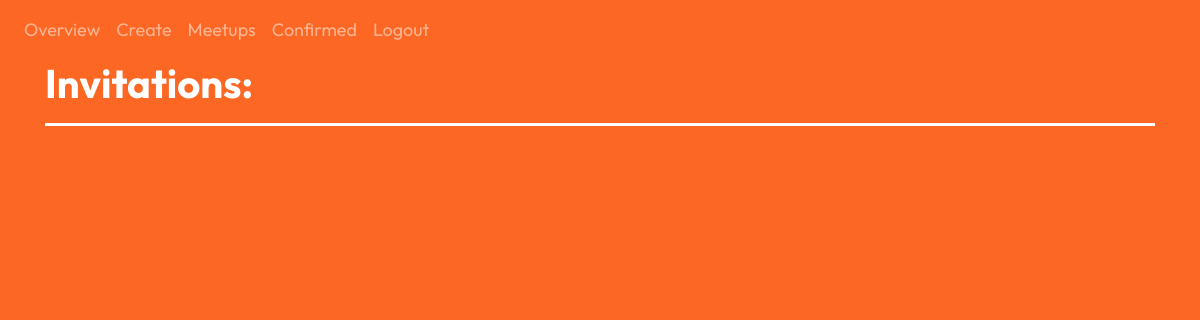
Page /view_meetups (signed in) on the earlier database version.
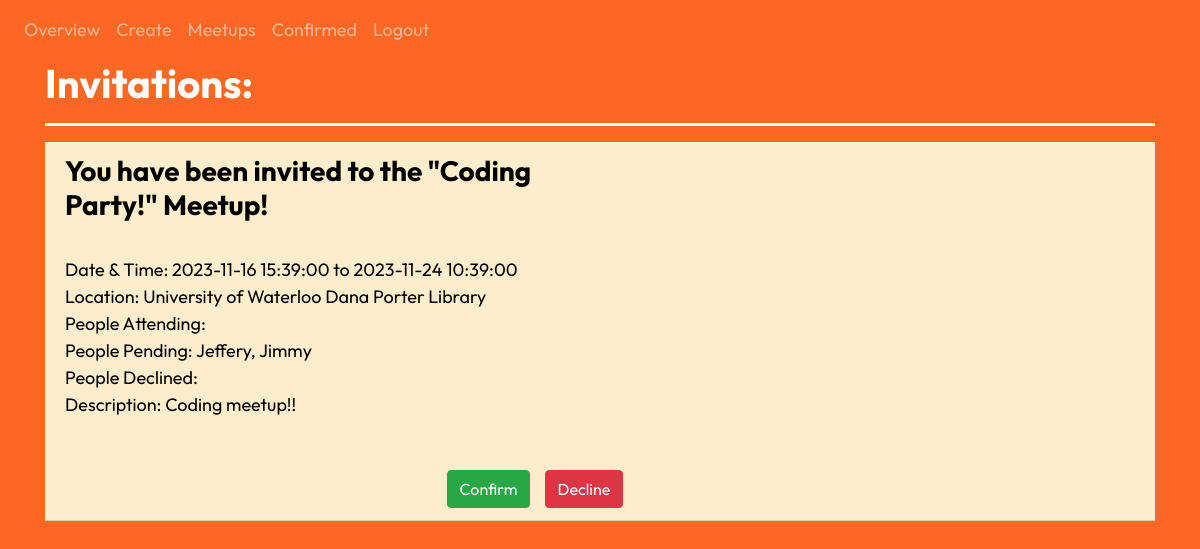
Same page on the later database version.
### website/models.py (models this page shows)
class Meetup(db.Model):
    id = db.Column(db.Integer, primary_key=True)
    date_created = db.Column(db.DateTime(timezone=True), default=func.now()) # gets current date and time, store it as date
    date_meetup = db.Column(db.DateTime)
    date_end = db.Column(db.DateTime)
    title = db.Column(db.String(10000))
    location = db.Column(db.String(10000))
    fullAddress = db.Column(db.String(10000))
    locationCommonName = db.Column(db.String(10000))
    lat = db.Column(db.Float)
    lng = db.Column(db.Float)
    description = db.Column(db.String(10000))
    invitations = db.Column(db.String(10000))
    confirmed = db.Column(db.String(10000))
    declined = db.Column(db.String(10000))
    owner = db.Column(db.Integer)

### website/views.py (the view)
@views.route('/view_meetups', methods=['GET', 'POST']) #decorator: whenever you go to the / URL, whatever in hom() will run
@login_required
def view_meetups():
    invites = "" # create a string of people who were invited but not confirmed
    confirmation = "" # create a string of people who have confirmed
    confirmSearch = " " + str(current_user.id) + " "
    firstInv = True
    firstConf = True
    meetupList = []
    for meetup in current_user.meetups: # go through all the current user's meetups
        if meetup.confirmed.find(confirmSearch) == -1:
            meetupList.append({'id': meetup.id, 'lat': meetup.lat, 'lng': meetup.lng, 'locationName': meetup.locationCommonName, 'address': meetup.fullAddress})
        invites = invites + "   " # add 3 spaces to show a new meetup
        confirmation = confirmation + "   "
        firstInv = True
        firstConf = True
        for user in meetup.user: # cycle through the users with a relationship with that meetup
            userSearch = " " + str(user.id) + " "
            if meetup.confirmed.find(userSearch)  != -1: # if the user has confirmed
                if firstConf:   # if its the first confirmation for the meetup. add their name
                    confirmation  = confirmation + user.first_name
                    firstConf = False
                else: # if its not the first confirmation, add a comma
                    confirmation  = confirmation + ", " + user.first_name
            else: # if the user has not confirmed yet, add them to the invite list
                if firstInv:
                    invites  = invites + user.first_name
                    firstInv = False
                else:
                    invites  = invites + ", " + user.first_name
    inviteList = invites.split("   ") # create an list of meetups, inside of which are the people invitied to it
    confirmationList = confirmation.split("   ") # create an list of meetups, inside of which are the people who confirmed to it
    return render_template("view_meetups.html", user=current_user, inviteList = inviteList, confirmSearch = confirmSearch, confirmationList = confirmationList, meetupList = meetupList)

### website/__init__.py (called while the page is built)
@login_manager.user_loader
def load_user(id):
    return User.query.get(int(id))

### website/templates/view_meetups.html (shortened to what this page needs)
{% extends "base.html" %} {% block title %}View Meetups{% endblock %} {% block
content %}
<h1 align="left"><b>Invitations:</b></h1>
<hr />
<ul class="list-group list-group-flush" id="notes">
  {% set ns = namespace(inviteNumber=1) %}
  {% for meetup in user.meetups: %}
  {%if meetup.confirmed.find(confirmSearch) == -1%}
  <li class="list-group-item  meetup-display">
    <div class="row">
      <div class="col-md-6">
      <h3><b>You have been invited to the "{{ meetup.title }}" Meetup!</b></h3><br />
    Date & Time: {{ meetup.date_meetup}} to {{ meetup.date_end }}<br />
    Location: {{meetup.locationCommonName}}<br />
    People Attending: {{confirmationList[ns.inviteNumber]}}<br />
    People Pending: {{inviteList[ns.inviteNumber]}}<br />
    People Declined: {{meetup.declined}}<br />
    Description: {{meetup.description}}<br /></div>
    <div class="col-md-6"><div id = "map{{ meetup.id }}" class = "map" style="height: 300px"></div>
  </div></div>
  <div class="row mt-3" style="margin-left: 35%">
    <button
      type="button"
      class="btn btn-success float-right button-margin"
      onClick="confirmMeetup({{meetup.id}})"
    >
      <span aria-hidden="true">Confirm</span>
    </button>
    {% if user.id == meetup.owner %}
    <button
      type="button"
      class="btn btn-success float-right button-margin"
      data-toggle="modal"
      data-target={{"#inviteModal" + meetup.id|string}}
    >
      <span aria-hidden="true">Invite</span>
    </button>
    <div
      class="modal fade"
      id={{"inviteModal" + meetup.id|string}}
      tabindex="-1"
      role="dialog"
      aria-labelledby="inviteModal"
      aria-hidden="true"
    >
      <div class="modal-dialog" role="document">
        <div class="modal-content">
          <div class="modal-header">
            <h5 class="modal-title" id="inviteModalLabel">Invite</h5>
            <button
              type="button"
              class="close"
              data-dismiss="modal"
              aria-label="Close"
            >
              <span aria-hidden="true">&times;</span>
            </button>
          </div>
          <div class="modal-body">
            <form onkeydown="return event.key != 'Enter';">
              <div class="form-group">
                <label for={{"invite-user" + meetup.id|string}} class="col-form-label"
                  >Please enter the emails of additionally users you would like to invite seperated by a space: {{meetup.id}}</label
                >
                <input type="text" class="form-control" id={{"invite-user" + meetup.id|string}} placeholder="e.g. Bob72@gmail.com Stacy6@hotmail John77@gmail.com"/>
              </div>
            </form>
          </div>
          <div class="modal-footer">
            <button
              type="button"
              class="btn btn-secondary"
              data-dismiss="modal"
              aria-label="Close"
            >
              Close
            </button>
            <button
              type="button"
              class="btn btn-primary button-margin"
              onClick="invite({{meetup.id}}, '/view_meetups')"
              data-dismiss="modal"
              aria-label="Confirm"
            >
              Confirm
            </button>
          </div>
        </div>
      </div>
    </div>
    <button
      type="button"
      class="btn btn-warning float-right button-margin"
      data-toggle="modal"
      data-target={{"#ownerModal" + meetup.id|string}}
    >
      <span aria-hidden="true">Transfer</span>
    </button>
    <div
      class="modal fade"
      id={{"ownerModal" + meetup.id|string}}
      tabindex="-1"
      role="dialog"
      aria-labelledby="ownerModal"
      aria-hidden="true"
    >
      <div class="modal-dialog" role="document">
        <div class="modal-content">
          <div class="modal-header">
            <h5 class="modal-title" id="ownerModalLabel">Transfer Ownership</h5>
            <button
              type="button"
              class="close"
              data-dismiss="modal"
              aria-label="Close"
            >
              <span aria-hidden="true">&times;</span>
            </button>
          </div>
          <div class="modal-body">
            <form onkeydown="return event.key != 'Enter';">
              <div class="form-group">
                <label for={{"new-owner" + meetup.id|string}} class="col-form-label"
                  >New Owner Email: {{meetup.id}}</label
                >
                <input type="text" class="form-control" id={{"new-owner" + meetup.id|string}} />
              </div>
            </form>
          </div>
          <div class="modal-footer">
            <button
              type="button"
              class="btn btn-secondary"
              data-dismiss="modal"
              aria-label="Close"
            >
              Close
            </button>
            <button
              type="button"
              class="btn btn-primary"
              onClick="newOwner({{meetup.id}}, '/view_meetups')"
              data-dismiss="modal"
              aria-label="Confirm"
            >
              Confirm
            </button>
          </div>
        </div>
      </div>
    </div>
    <button
    type="button"
    class="btn btn-danger float-right button-margin"
    onClick="deleteMeetup({{meetup.id}}, '/view_meetups')"
  >
    <span aria-hidden="true">Delete</span>
  </button>
  {% else %}
  <button
    type="button"
    class="btn btn-danger float-right button-margin"
    onClick="declineMeetup({{meetup.id}}, '/view_meetups')"
  >
    <span aria-hidden="true">Decline</span>
  </button>
  {% endif %}
    </div>
  </li>
  {% endif %} {% set ns.inviteNumber = ns.inviteNumber+1 %} {% endfor %}
</ul>
{% endblock %}

### website/templates/base.html (shortened to what this page needs)
<!DOCTYPE html>
<html>
  <head>
    <link
      rel="stylesheet"
      href="https://stackpath.bootstrapcdn.com/bootstrap/4.4.1/css/bootstrap.min.css"
    />
    <link
      rel="stylesheet"
      href="https://stackpath.bootstrapcdn.com/font-awesome/4.7.0/css/font-awesome.min.css"
    />
    <link href="/static/site.css" rel="stylesheet">
  </head>
  <body class="meetup-bg meetup-text">
    <nav class="navbar navbar-expand-lg navbar-dark ">
      <div class="collapse navbar-collapse" id="navbar">
        <div class="navbar-nav">
          {% if user.is_authenticated %}
          <a class="nav-item nav-link" id="overview" href="/overview">Overview</a>
          <a class="nav-item nav-link" id="create" href="/create">Create</a>
          <a class="nav-item nav-link" id="view_meetups" href="/view_meetups">Meetups</a>
          <a class="nav-item nav-link" id="confirmed" href="/confirmed">Confirmed</a>
          <a class="nav-item nav-link" id="logout" href="/logout">Logout</a>
          {% else %}
          <a class="nav-item nav-link" id="home" href="/">Home</a>
          <a class="nav-item nav-link" id="howTo" href="/how-to">How To</a>
          <a class="nav-item nav-link" id="signUp" href="/sign-up">Sign Up</a>
          <a class="nav-item nav-link" id="login" href="/login">Login</a>
          {%  endif %}
        </div>
      </div>
    </nav>
    <div class="container">{% block content %} {% endblock %}</div>
  </body>
</html>

### website/static/site.css (style rules this page uses)
html, body, #map, #meetupMap { height: 500px; }
html, body { height: 100%; margin: 0; padding: 0; }
.map { height: 500px; }
.meetup-bg { background-color: #FC6824; }
.meetup-display { color: rgb(0, 0, 0); background-color: #FEEDCD; }
.meetup-text { color: white; font-family: 'Outfit' ;font-size: 18px; }
.button-margin { margin-left: 1%; margin-right: 1%; }
hr { height: 3px; background-color: #ffffff; border: none; }

Differences in the rows shown:
added Meetup: title "Coding Party!", date_meetup "2023-11-16 15:39:00", date_end "2023-11-24 10:39:00", locationCommonName "University of Waterloo Dana Porter Library", inviteList "Jeffery, Jimmy", description "Coding meetup!!"
